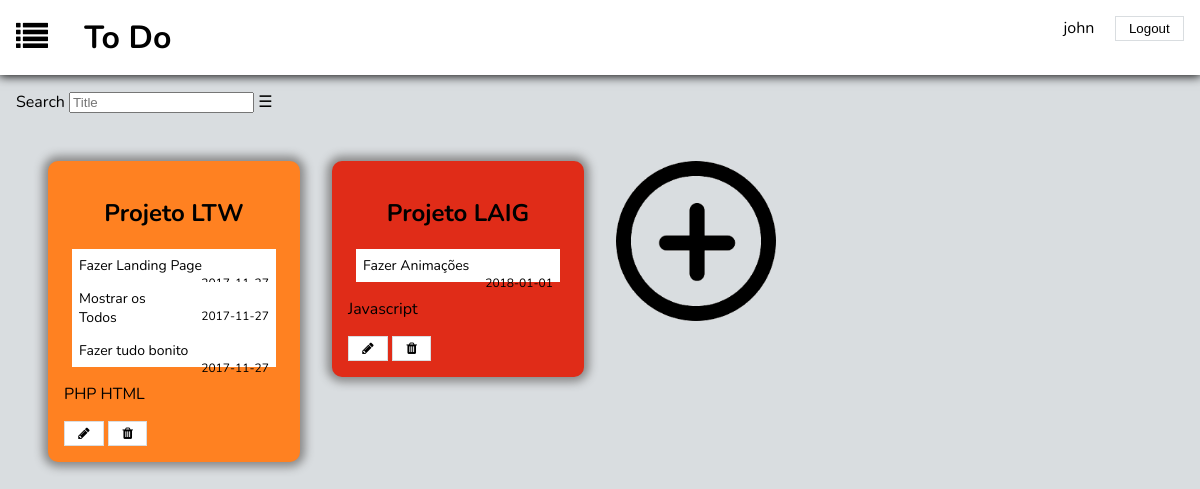
The page /home_page.php (signed in) on the database its author committed.
### tables this page shows
CREATE TABLE belongs (
	list_id INTEGER REFERENCES lists NOT NULL, 
	usr_id INTEGER REFERENCES users NOT NULL,
	PRIMARY KEY(list_id, usr_id)
);

CREATE TABLE lists (
	id INTEGER PRIMARY KEY AUTOINCREMENT,
	title VARCHAR NOT NULL,
	done INTEGER DEFAULT(-1),
	priority INTEGER DEFAULT(0)
);

CREATE TABLE hasItems(
	list_id INTEGER REFERENCES lists NOT NULL,
	todo_id INTEGER REFERENCES todos NOT NULL,
	PRIMARY KEY(list_id, todo_id)
);

CREATE TABLE todos (
	todo_id INTEGER PRIMARY KEY AUTOINCREMENT,
	name VARCHAR NOT NULL,
	limit_date DATE,
	done INTEGER DEFAULT(-1),
	list_id INTEGER REFERENCES lists NOT NULL
);

CREATE TABLE hasCategories (
	list_id INTEGER REFERENCES lists NOT NULL,
	cat_id INTEGER REFERENCES categories NOT NULL,
	PRIMARY KEY(list_id, cat_id)
);

CREATE TABLE categories (
	cat_id INTEGER PRIMARY KEY AUTOINCREMENT,
	cat_name VARCHAR NOT NULL
);

### home_page.php (called while the page is built)
<?php
	include_once('includes/init.php');
	include_once('database/list.php');
	$lists = getAllLists($_SESSION['username']);
	$categories = array();
	foreach ($lists as $list) {
		$categories[$list['id']] = getListCategories($list['id']);
	}
	$todos = array();
	foreach ($lists as $list) {
		$todos[$list['id']] = getListTodos($list['id']);
	}
	include_once('templates/common/header.php');
	include_once('templates/todos/show_lists.php');
	include_once('templates/common/footer.php');
?>

### database/list.php (called while the page is built, shortened)
<?php
	function getAllLists($username){
		global $dbh;
		$stmt = $dbh->prepare("SELECT * FROM lists, users, belongs
								WHERE lists.id = belongs.list_id AND belongs.usr_id = users.usr_id AND usr_username = ?;");
		$stmt->execute(array($username));
		return $stmt->fetchAll();
	}
	function getListCategories($list_id){
		global $dbh;
		$stmt = $dbh->prepare("SELECT * FROM lists, hasCategories, categories
								WHERE hasCategories.list_id = lists.id AND hasCategories.cat_id = categories.cat_id AND lists.id = ?");
		$stmt->execute(array($list_id));
		return $stmt->fetchAll();
	}
	function getListTodos($list_id){
		global $dbh;
		$stmt = $dbh->prepare("SELECT * FROM todos, hasItems, lists
								WHERE lists.id = hasItems.list_id AND hasItems.todo_id = todos.todo_id AND lists.id = ?");
		$stmt->execute(array($list_id));
		return $stmt->fetchAll();
	}
?>

### templates/todos/show_lists.php (the view, shortened to what this page needs)
<div id="search">
	<label>Search
		<input type="search" placeholder="Title" name="search_title">
	</label>
	<label class="hamburger" for="hamburger"></label>
</div>
<section id="lists">
	<?php foreach ($lists as $list) { ?>
	<?php
	if($list['priority'] == 1)
		$priority = 'p1';
	else if($list['priority'] == 2)
		$priority = 'p2';
	else if($list['priority'] == 3)
		$priority = 'p3';
	?>
	<a href="list_page.php?list_id=<?= $list['list_id']?>">
		<div id=<?= $list['id']?> class="list <?= $priority?>">
			<h2><?= $list['title']?></h2>
			<div class="todos">
				<?php foreach ($todos[$list['id']] as $todo) { ?>
				<div class="todo">
					<p><?= $todo['name']?></p>
					<span><?= $todo['limit_date']?></span>
				</div>
				<?php } ?>
			</div>
			<div class="categories">
				<?php foreach ($categories[$list['id']] as $cat) { ?>
				<div class="category">
					<p><?= $cat['cat_name']?></p>
				</div>
				<?php } ?>
			</div>
			<button name="Edit"><i class="fa fa-pencil" aria-hidden="true"></i></button>
			<button name="Remove"><i class="fa fa-1x fa-trash" aria-hidden="true"></i></button>
		</div>
	</a>
		<?php } ?>
		<div id="ultimo">
			<a href="#"><img src="images/addIcon.png"></a>
		</div>
</section>

### templates/common/header.php (shortened to what this page needs)
<!DOCTYPE html>
<html>
<head>
	<link rel="stylesheet" type="text/css" href="https://maxcdn.bootstrapcdn.com/font-awesome/4.7.0/css/font-awesome.min.css">
	<link rel="stylesheet" type="text/css" href="css/todos.css">
</head>
<body>
	<header>
		<a href="home_page.php"><i class="fa fa-list fa-2x" aria-hidden="true"></i></a>
		<h1>To Do</h1>
		<?php include_once('templates/common/user.php'); ?>
	</header>

### templates/common/user.php (shortened to what this page needs)
<div id="user">
  <?php if (isset($_SESSION['username']) && $_SESSION['username'] != '') { ?>
    <form action="logout.php" method="post">
      <a href="profile_page.php"><?=$_SESSION['username']?></a>
      <input type="submit" value="Logout">
    </form>
  <?php } ?>
</div>

### templates/common/footer.php
	</body>
</html>

### css/todos.css (style rules this page uses)
body { background-color: #d9dde0; font-family: 'Nunito', sans-serif; margin: 0; }
header { color: black; padding: 1em; background-color: white; box-shadow: 0 0 10px 1px black; }
h1 { display: inline; color: black; padding: 1em; }
a { text-decoration: none; color: black; }
button, input[type="Submit"] { padding: 0.3em 1em; background-color: white; border: 1px solid #d9dde0; color: black; }
#user { float: right; }
#user a { margin: 0 1em; }
#lists a { text-decoration: none; color: black; }
#lists { margin: 2em; display: grid; grid-template-columns: 25% 25% 25% 25%; grid-template-rows: auto; }
#lists > * { display: inline-block; margin: 1em 1em; }
.list { background-color: white; padding: 1em; border-radius: 10px; box-shadow: 0px 0px 10px 5px #888888; transition: transform 0.5s; }
#ultimo img { max-width: 10em; }
.list h2 { text-align: center; border-radius: 10px; }
.todos { display: block; margin: 0 0.5em; border-radius: 10px; }
.todo { background-color: white; position: relative; padding: 0.5em; font-size: 14px; }
.todo span { font-size: 12px; }
.todo p { display: inline; }
span { margin-left: 2em; float: right; }
.category { display: inline-block; }
.p1 { background-color: #e02c18; }
.p2 { background-color: #ff8121; }
#search { color: black; margin: 1em; }
#search .hamburger:before { content: "\2630"; }

### rows shown on the page
belongs: list.title "Projeto LTW"
hasitems: todo.name "Fazer Landing Page"
hasitems: todo.name "Mostrar os Todos", todo.limit_date "2017-11-27"
hasitems: todo.name "Fazer tudo bonito", todo.limit_date "2017-11-27"
hascategories: cat.cat_name "PHP"
hascategories: cat.cat_name "HTML"
belongs: list.title "Projeto LAIG"
hasitems: todo.name "Fazer Animações", todo.limit_date "2018-01-01"
hascategories: cat.cat_name "Javascript"

### other values the page prints
$_SESSION['username'] "john"
